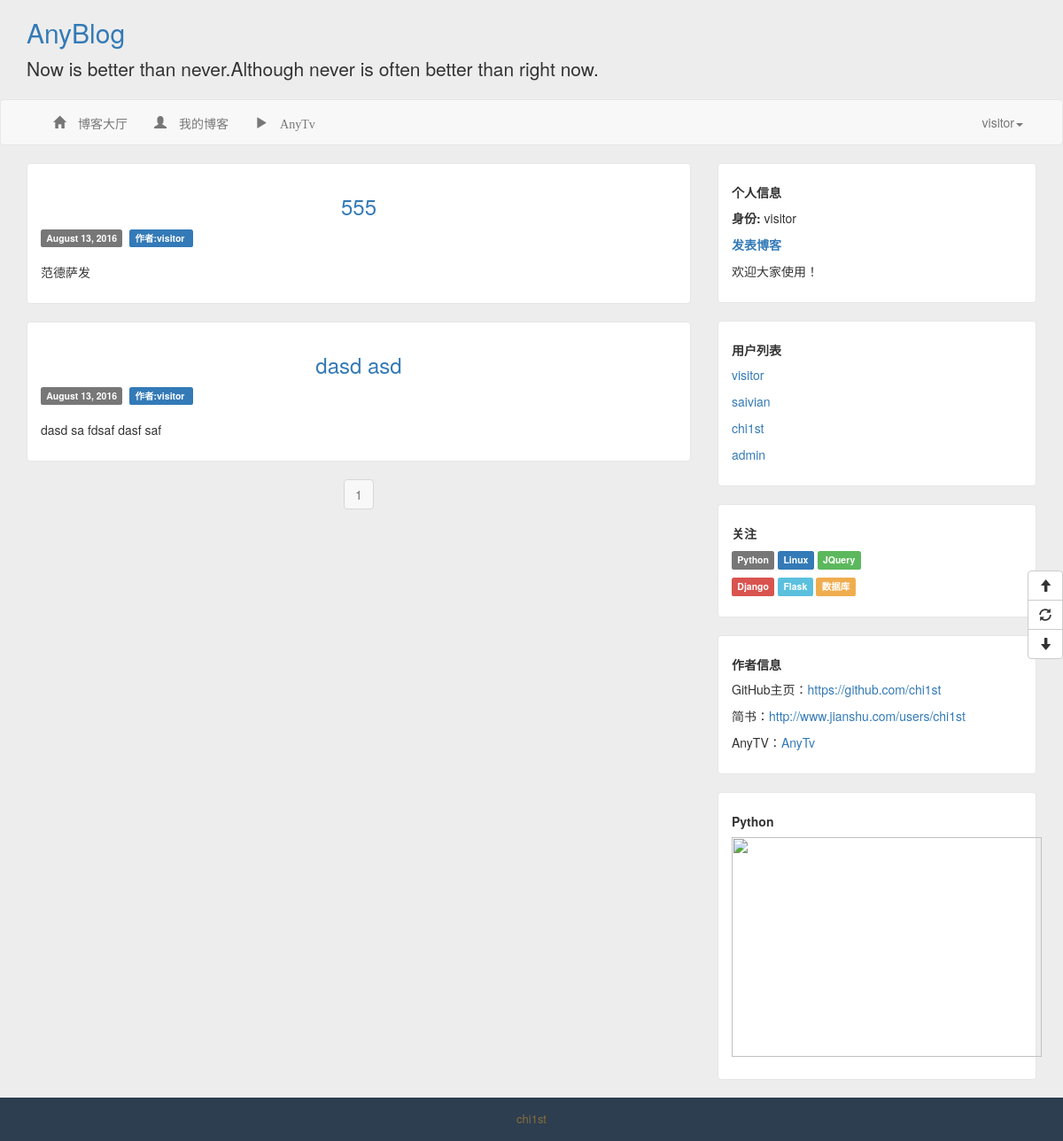
Page /bloglist (signed in) on the committed database.
### app/models/user.py (models this page shows, shortened)
class User(db.Model, ReprMixin):
    __tablename__ = 'users'
    id = db.Column(db.Integer, primary_key=True)
    username = db.Column(db.String())
    password = db.Column(db.String())
    role = db.Column(db.Integer, default=2)
    bloglist = db.relationship('Bloglist', backref='user')

### app/models/bloglist.py (models this page shows, shortened)
class Bloglist(db.Model, ReprMixin):
    __tablename__ = 'bloglists'
    id = db.Column(db.Integer, primary_key=True)
    title = db.Column(db.String(length=50))
    content = db.Column(db.String())
    preview = db.Column(db.String())
    created_time = db.Column(db.DateTime, index=True, default=datetime.utcnow)
    update_time = db.Column(db.DateTime, index=True, default=datetime.utcnow)
    user_id = db.Column(db.Integer, db.ForeignKey('users.id'))

### app/controllers/__init__.py (the view)
@main.route('/bloglist')
def bloglist_view_all():
    user = current_user()
    if user == None:
        abort(404)
    user_list = User.query.all()
    page = request.args.get('page', 1, type=int)
    pagination = Bloglist.query.order_by(Bloglist.created_time.desc()).paginate(page,
                                                                                      per_page=8,
                                                                                      error_out=False)
    posts = pagination.items
    print(posts)
    return render_template('bloglist.html', bloglist=posts, username='', cur_user=current_user(),
                           all_users=user_list,  pagination=pagination)

### app/controllers/__init__.py (called while the page is built)
def current_user():
    user_id = session['user_id']
    user = User.query.filter_by(id=user_id).first()
    return user

### app/templates/bloglist.html (shortened to what this page needs)
<!DOCTYPE html>
<html lang="en">
<head>
    <link href="static/css/bootstrap.css" rel="stylesheet">
    <link href="static/css/common.css" rel="stylesheet">
</head>
<body>
<header>
    <div class='header-top'>
        <div class="container">
            <h2 class="blog-title">
                <a href="">AnyBlog</a>
            </h2>
            <ul class="lead signature ">Now is better than never.Although never is often better than right now.</ul>
        </div>
    </div>
    <nav class="navbar navbar-default " role="navigation">
        <div class="container">
            <div class="collapse navbar-collapse">
                <ul class="nav navbar-nav">
                    <li class=""><a href="bloglist"><span class="glyphicon glyphicon-home"> 博客大厅</span></a></li>
                   <li class=""><a href="bloglist/{{cur_user.username}}"><span class="glyphicon glyphicon-user"> 我的博客</span></a></li>
                    <li class=""><a href="http://123.207.123.240/" target=_blank><span class="glyphicon glyphicon-play"> AnyTv</span></a></li>
                </ul>
                <ul class="nav navbar-nav navbar-right">
                    <li class="dropdown">
                        <a href="#" class="dropdown-toggle" data-toggle="dropdown">
                            {{cur_user.username}}<b class="caret"></b>
                        </a>
                    </li>
                </ul>
            </div>
        </div>
    </nav>
</header>
<div class="content">
    <div class="container">
        <div class="row">
            <div class="col-md-8 article">
                {% for b in bloglist %}
                <div id='article-entry' class="entry-box">
                    <div class="article-entry-header">
                        <h3 class="article-entry-title">
                            <a href="bloglist/{{b.user.username}}/{{b.id}}">{{b.title}}</a>
                        </h3>
                    </div>
                    <div class="article-entry-info">
                        <div class="base-info">
                            <span class="label label-default"><span>{{ moment(b['created_time']).format('LL') }}</span></span>&nbsp;
                            <span class="label label-primary">
                                <a style="color: white">
                                    作者:{{b.user.username}}
                                </a>
                            </span>&nbsp;
                        </div>
                    </div>
                    <div class="article-entry-sum">
                        <p>{{b.preview}}</p>
                    </div>
                </div>
                {% endfor %}
                <div class=pagination>
                    {% for page in pagination.iter_pages() %}
                    {% if page %}
                    {% if page != pagination.page %}
                    <a href="{{ url }}?page={{ page }}" class="btn btn-default">{{ page }}</a>
                    {% else %}
                    <a href="{{ url }}?page={{ page }}" class="btn btn-default"
                       disabled="disabled">{{ page }}</a>
                    {% endif %}
                    {% else %}
                    <span class=ellipsis>…</span>
                    {% endif %}
                    {% endfor %}
                </div>
            </div>
            <div class="col-md-4 blog_nav">
                <div id="个人信息" class="entry-box">
                    <h5><strong>个人信息</strong></h5>
                    <p><strong>身份: </strong>{{cur_user.username}}</p>
                    <p><strong><a href="publish">发表博客</a></strong></p>
                    <p>欢迎大家使用！</p>
                </div>
                <div class="entry-box">
                    <h5><strong>用户列表</strong></h5>
                    {% for u in all_users %}
                    <p>
                        <a href="bloglist/{{u.username}}" >{{u.username}}</a>
                    </p>
                    {% endfor %}
                </div>
                <div id="关注技术" class="entry-box">
                    <h5><strong>关注</strong></h5>
                    <p><span class="label label-default">Python</span> <span class="label label-primary">Linux</span>
                        <span class="label label-success">JQuery</span></p>
                    <p><span class="label label-danger">Django</span> <span class="label label-info">Flask</span> <span
                            class="label label-warning">数据库</span></p>
                </div>
                <div id="联系我" class="entry-box">
                    <h5><strong>作者信息</strong></h5>
                    <p>GitHub主页：<a href="https://github.com/chi1st" target="_blank">https://github.com/chi1st</a></p>
                    <p>简书：<a href="http://www.jianshu.com/users/b0ab4570c9d5" target="_blank">http://www.jianshu.com/users/chi1st</a></p>
                    <p>AnyTV：<a href="http://123.207.123.240/" target="_blank">AnyTv</a></p>
                </div>
                <div id="Python" class="entry-box">
                    <h5><strong>Python</strong></h5>
                    <p><img class="currentImg" title="点击查看源网页"
                            src="http://insights.thoughtworkers.org/wp-content/uploads/2015/07/718-%E4%BD%9F%E8%BE%BE-%E5%85%A8%E6%A0%88%E5%BC%80%E5%8F%91%E8%AF%AD%E8%A8%80Python.png"
                            alt="" width="350" height="248"/></p>
                </div>
            </div>
        </div>
    </div>
</div>
<div class="footer" style="background-color:#2c3e50">
    <p class="footer-content">
        chi1st
    </p>
</div>
<div class="btn-group-vertical floatButton">
    <button id="goTop" class="btn btn-default" title="去顶部" type="button">
        <span class="glyphicon glyphicon-arrow-up"></span>
    </button>
    <button id="refresh" class="btn btn-default" title="刷新" type="button">
        <span class="glyphicon glyphicon-refresh"></span>
    </button>
    <button id="goBottom" class="btn btn-default" title="去底部" type="button">
        <span class="glyphicon glyphicon-arrow-down"></span>
    </button>
</div>
</body>
</html>

### app/static/css/common.css (style rules this page uses)
body { background: url('../images/background.jpg'); }
.blog-title a:link { text-decoration: none; }
.signature { padding-left: 0px; }
.content { min-height: 800px; }
.article-entry-sum { margin-top: 5px; }
.entry-box { background: #fff; padding: 15px; margin-bottom: 20px; border: 1px solid #e6e6e6; border-radius: 4px; }
.article-entry-header { margin: 0; padding: 0; border: 0; font: inherit; vertical-align: baseline; }
.article-entry-title { text-align: center; margin-bottom: 10px; }
.article-entry-title a { text-decoration: none; }
.article-entry-info { height: 35px; }
.article-entry-info .base-info { float: left; }
.footer { background: #474E5D; padding: 15px 0 5px; font-size: 13px; }
.footer-content { text-align: center; color: #8a6d3b; }
div.pagination { width: 100%; text-align: center; padding: 0px; margin: 0px; }
.floatButton { position: fixed; top: 50%; right: 0; z-index: 9999999; }

### rows in the picture
User: username "visitor"
Bloglist: title "555", created_time "August 13, 2016", user.username "visitor", preview "范德萨发"
Bloglist: title "dasd asd", created_time "August 13, 2016", user.username "visitor", preview "dasd sa fdsaf dasf saf"
User: username "saivian"
User: username "chi1st"
User: username "admin"

### other values in the picture
{{ page }} "1"
